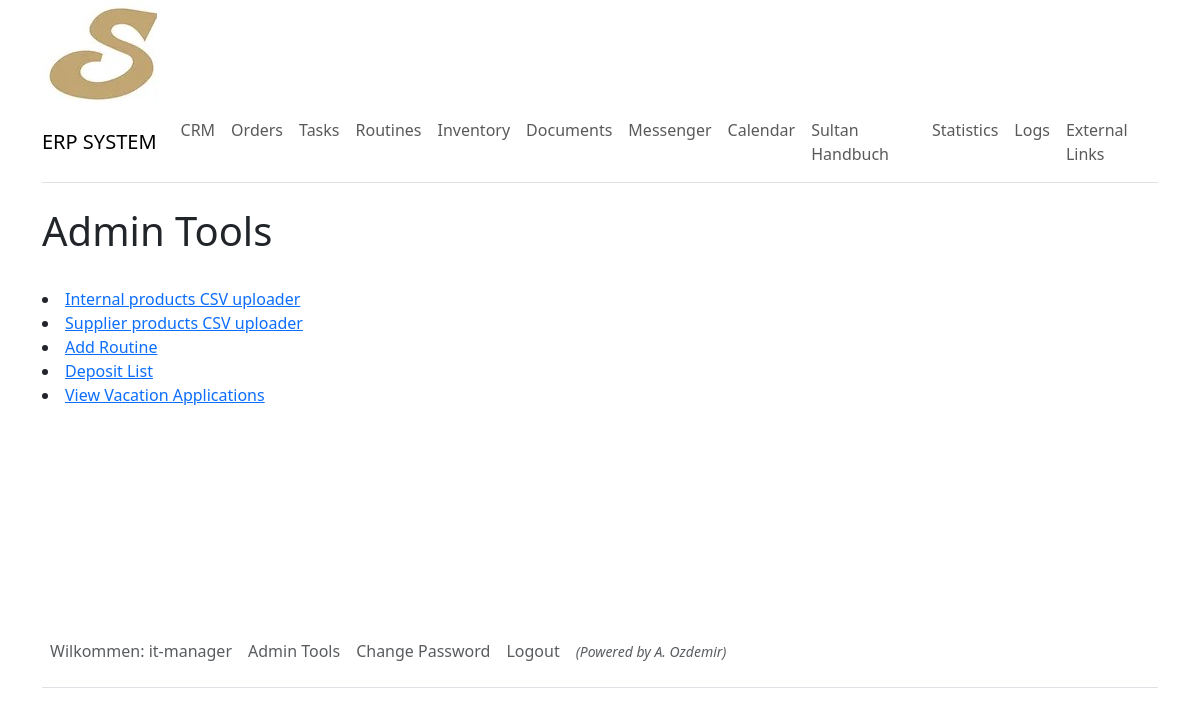
Screenshot of /admin-tools/ (signed in) with the database file from the repository.
### sultanerp/models.py (models this page shows, shortened)
class DynamicText(models.Model):
    title = models.CharField(max_length=255)
    text = models.TextField()

class AdminTools(models.Model):
    title = models.CharField(max_length=255, blank=True, null=True)
    reference = models.CharField(max_length=50, blank=True, null=True)

class User(AbstractUser):
    first_name = models.CharField(max_length=255)
    last_name = models.CharField(max_length=255)
    personal_nr = models.IntegerField(null=True, blank=True)
    is_active = models.BooleanField(default=True)
    branch = models.ForeignKey(
        Store, on_delete=models.CASCADE, related_name="users", null=True, blank=True)
    user_level = models.ForeignKey(
        Roles, on_delete=models.CASCADE, related_name="users", null=True, blank=True)

### sultanerp/views.py (the view)
# urls.py: path('admin-tools/', views.admin_tools, name='admin_tools'),
@login_required
@staff_member_required
def admin_tools(request):
    tools = AdminTools.objects.all()
    context = {
        'admin_tools': tools
    }
    return render(request, 'admin_tools.html', context)

### sultanerp/utilities/context_processors.py (called while the page is built)
def dynamic_text_processor(request):
    dynamic_texts_objects = DynamicText.objects.all()
    dynamic_texts_dict = {dt.title: dt for dt in dynamic_texts_objects}
    return {'dynamic_texts': dynamic_texts_dict}

### sultanerp/templates/admin_tools.html (shortened to what this page needs)
{% extends "_base.html" %}
{% block content %}
{% include "navbar.html" %}
<br>
<h1>Admin Tools</h1>
<br>
{% for tool in admin_tools %}
    <li><a href="{% url tool.reference %}">{{ tool.title }}</a></li>
{% endfor %}
<br>
{% endblock %}

### sultanerp/templates/navbar.html (shortened to what this page needs)
<nav class="navbar navbar-expand-lg navbar-light bg-white border-bottom py-2">
  <a class="navbar-brand font-weight-bold" href="{% url 'dashboard' %}">ERP SYSTEM</a>
  <div class="collapse navbar-collapse" id="navbarNav">
    <ul class="navbar-nav">
      <li class="nav-item active">
        <a class="nav-link" href="{% url 'crm_view' %}">CRM</a>
      </li>
      <li class="nav-item">
        <a class="nav-link" href="{% url 'orders_view' %}">{{dynamic_texts.orders.text}}</a>
      </li>
      <li class="nav-item">
        <a class="nav-link" href="{% url 'task_list' %}">{{dynamic_texts.tasks.text}}</a>
      </li>
      <li class="nav-item">
        <a class="nav-link" href="{% url 'routine_list' %}">{{dynamic_texts.routines.text}}</a>
      </li>
      <li class="nav-item">
        <a class="nav-link" href="{% url 'inventory' %}">{{dynamic_texts.inventory.text}}</a>
      </li>
      <li class="nav-item">
        <a class="nav-link" href="{% url 'documents' %}">{{dynamic_texts.documents.text}}</a>
      </li>
      <li class="nav-item">
        <a class="nav-link" href="{% url 'messenger' %}">{{dynamic_texts.messenger.text}}</a>
      </li>
      <li class="nav-item">
        <a class="nav-link" href="{% url 'calendar' %}">{{dynamic_texts.calendar.text}}</a>
      </li>
      <li class="nav-item border-right">
        <a class="nav-link" href="{% url 'wiki_index' %}">{{dynamic_texts.handbook.text}}</a>
      </li>
      {% if user.is_staff %}
      <li class="nav-item">
        <a class="nav-link" href="{% url 'statistics' %}">{{dynamic_texts.statistics.text}}</a>
      </li>
      <li class="nav-item">
        <a class="nav-link" href="{% url 'logs' %}">{{dynamic_texts.logs.text}}</a>
      </li>
      {% endif %}
      {% if user.user_level.hierarchy < 5 %}
      <li class="nav-item">
        <a class="nav-link" href="{% url 'external_links' %}">{{dynamic_texts.external_links.text}}</a>
      </li>
      {% endif %}
    </ul>
  </div>
</nav>

### sultanerp/templates/_footer.html
{% if user.is_authenticated %}
<div class="container">
    <div style="min-height: 10em;"></div>
    <footer class="py-3 my-4">
        <ul class="nav border-bottom pb-3 mb-3">
            {% if user.is_authenticated %}
                <li class="nav-item">
                    <a class="nav-link px-2 text-muted">{{dynamic_texts.welcome.text}}: {{user.username}}</a>
                </li>
        {% if user.user_level.role == 'admin' %}
                <li class="nav-item">
                    <a class="nav-link px-2 text-muted" href="{% url 'admin_tools' %}">Admin Tools</a>
                </li>
        {% endif %}
                <li class="nav-item">
                    <a class="nav-link px-2 text-muted" href="{% url 'password_change' %}">Change Password</a>
                </li>
                <li class="nav-item">
                    <a class="nav-link px-2 text-muted" href="{% url 'logout' %}">Logout</a>
                </li>
                <li>
                    <a class="nav-link px-2 text-muted" style="font-style: italic;"><small>(Powered by A. Ozdemir)</small</a>
                </li>
            {% else %}
                <li class="nav-item">
                    <a class="nav-link px-2 text-muted" href="{% url 'tools' %}">Login</a>
                </li>
            {% endif %}
        </ul>
    </footer>
</div>
{% endif%}

### rows the page displays
DynamicText: orders.text "Orders"
DynamicText: tasks.text "Tasks"
DynamicText: routines.text "Routines"
DynamicText: inventory.text "Inventory"
DynamicText: documents.text "Documents"
DynamicText: messenger.text "Messenger"
DynamicText: calendar.text "Calendar"
DynamicText: handbook.text "Sultan Handbuch"
DynamicText: statistics.text "Statistics"
DynamicText: logs.text "Logs"
DynamicText: external_links.text "External Links"
AdminTools: title "Internal products CSV uploader"
AdminTools: title "Supplier products CSV uploader"
AdminTools: title "Add Routine"
AdminTools: title "Deposit List"
AdminTools: title "View Vacation Applications"
DynamicText: welcome.text "Wilkommen"
User: username "it-manager"
